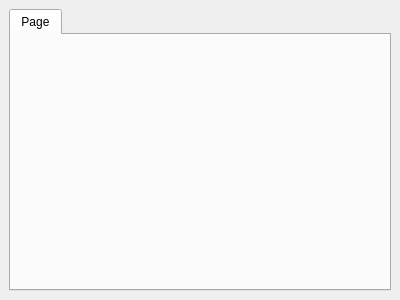
<ui version="4.0" >
 <class>DlgPlugins</class>
 <widget class="QWidget" name="DlgPlugins" >
  <property name="geometry" >
   <rect>
    <x>0</x>
    <y>0</y>
    <width>400</width>
    <height>300</height>
   </rect>
  </property>
  <property name="windowTitle" >
   <string>Form</string>
  </property>
  <layout class="QGridLayout" >
   <property name="margin" >
    <number>9</number>
   </property>
   <property name="spacing" >
    <number>6</number>
   </property>
   <item row="0" column="0" >
    <widget class="KTabWidget" name="tabWidget" >
     <property name="currentIndex" >
      <number>0</number>
     </property>
     <widget class="QWidget" name="tab" >
      <attribute name="title" >
       <string>Page</string>
      </attribute>
     </widget>
    </widget>
   </item>
  </layout>
 </widget>
 <customwidgets>
  <customwidget>
   <class>KTabWidget</class>
   <extends>QTabWidget</extends>
   <header>ktabwidget.h</header>
  </customwidget>
 </customwidgets>
 <resources/>
 <connections/>
</ui>
